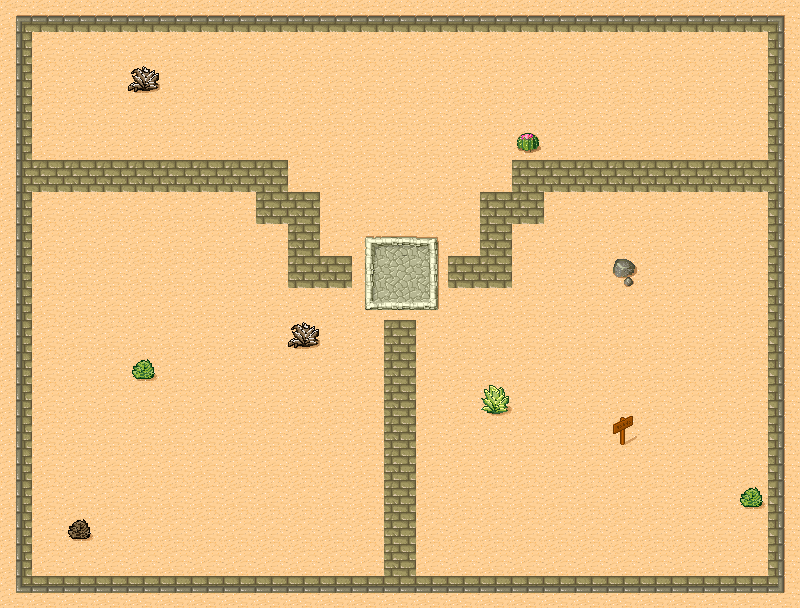

Below is a game level as drawn by its tile map, then a one-line description and the .tmx that defines it (tile-layer data replaced by summaries):
An orthogonal 25x19 tile map with 32x32 px tiles, 4 tile layers (ground, stronghold, rocks, paths).

<map version="1.0" orientation="orthogonal" width="25" height="19" tilewidth="32" tileheight="32">
 <tileset firstgid="1" name="tmw_desert_spacing" tilewidth="32" tileheight="32" spacing="1" margin="1">
  <image source="tmw_desert_spacing.png" width="265" height="199" />
 </tileset>
 <layer name="ground" width="25" height="19">
  <data>[475 cells, 475 non-empty, 1 distinct tile ids]</data>
 </layer>
 <layer name="stronghold" width="25" height="19">
  <data>[475 cells, 9 non-empty, 9 distinct tile ids]</data>
 </layer>
 <layer name="rocks" width="25" height="19">
  <data>[475 cells, 9 non-empty, 7 distinct tile ids]</data>
 </layer>
 <layer name="paths" width="25" height="19">
  <data>[475 cells, 118 non-empty, 9 distinct tile ids]</data>
 </layer>
</map>
